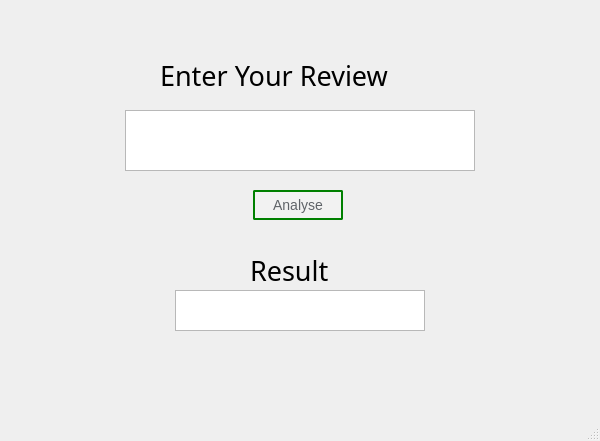
<?xml version="1.0" encoding="UTF-8"?>
<ui version="4.0">
 <class>MainWindow</class>
 <widget class="QMainWindow" name="MainWindow">
  <property name="geometry">
   <rect>
    <x>0</x>
    <y>0</y>
    <width>600</width>
    <height>441</height>
   </rect>
  </property>
  <property name="acceptDrops">
   <bool>true</bool>
  </property>
  <property name="windowTitle">
   <string>Sentiment Analysis</string>
  </property>

  <widget class="QWidget" name="centralwidget">
   <widget class="QTextBrowser" name="textBrowser">
    <property name="geometry">
     <rect>
      <x>175</x>
      <y>290</y>
      <width>250</width>
      <height>41</height>
     </rect>
    </property>
        <property name="styleSheet">

    	<string notr="true">
    		background-color : rgb(255,255,255);
    		font-size:20px;
    		Positive{
    		border: 2px solid red;
    			}

    		</string>

    	</property>

   </widget>
   <widget class="QLabel" name="label">
    <property name="geometry">
     <rect>
      <x>250</x>
      <y>250</y>
      <width>131</width>
      <height>41</height>
     </rect>
    </property>
    <property name="font">
     <font>
      <family>Segoe Script</family>
      <pointsize>20</pointsize>
     </font>
    </property>
    <property name="text">
     <string>Result</string>
    </property>
   </widget>
   <widget class="QLabel" name="label_2">
    <property name="geometry">
     <rect>
      <x>160</x>
      <y>60</y>
      <width>300</width>
      <height>31</height>
     </rect>
    </property>
    <property name="font">
     <font>
      <family>Segoe Script</family>
      <pointsize>20</pointsize>
     </font>
    </property>
    <property name="text">
     <string>Enter Your Review</string>
    </property>
   </widget>
   <widget class="QTextEdit" name="textEdit">
    <property name="geometry">
     <rect>
      <x>125</x>
      <y>110</y>
      <width>350</width>
      <height>61</height>
     </rect>
    </property>
        <property name="styleSheet">
    	<string notr="true">QTextEdit#textE{
    		color:black;
    		background-color:#fefefe;
    		border:3px solid #58e870;
    		border-radius:50px;
    		font:12pt &quot;Times New Roman&quot;
    		;
    		}</string>

    	</property>
   </widget>
   <widget class="QPushButton" name="analyse">
    <property name="geometry">
     <rect>
      <x>253</x>
      <y>190</y>
      <width>90</width>
      <height>30</height>
     </rect>
    </property>
    <property name="styleSheet">
    	<string notr="true">QPushButton#analyse{
    		background-color: #f2f2f2;
   			 border: 2px solid green;
    		border-radius: 2px;
    		color: #5F6368;
    		font-family: arial,sans-serif;
    		font-size: 14px;
    		min-width: 54px;
    		padding: 0 16px;
    	text-align: center;
        	
    		}
    		QPushButton#analyse:hover
    		{
    		background-color:red;
    		color:white;

    		}</string>

    	</property>
    <property name="text">
     <string>Analyse</string>
    </property>
   </widget>
  </widget>
  <widget class="QStatusBar" name="statusbar"/>
 </widget>
 <resources/>
 <connections/>
</ui>
